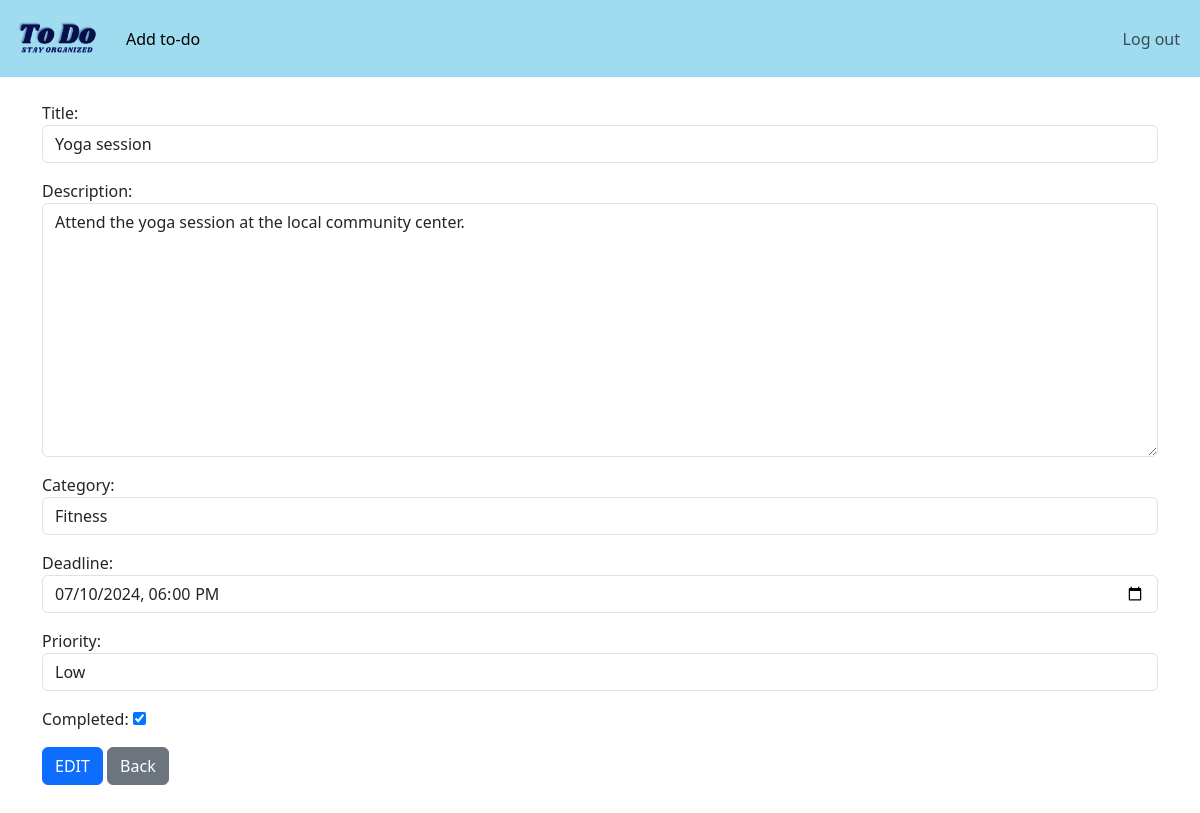
Screenshot of /task/24/edit/ (signed in) with the database file from the repository.
### website/models.py (models this page shows, shortened)
class Task(models.Model):
    PRIORITY_CHOICES = [
        ('L', 'Low'),
        ('M', 'Medium'),
        ('H', 'High'),
    ]
    user = models.ForeignKey(User, on_delete=models.CASCADE)
    created_at = models.DateTimeField(auto_now_add=True)
    title = models.CharField(max_length=100)
    description = models.TextField()
    category = models.CharField(max_length=50, blank=True, null=True)
    deadline = models.DateTimeField(blank=True, null=True)
    priority = models.CharField(max_length=1, choices=PRIORITY_CHOICES, default='M')
    completed = models.BooleanField(default=False)

### website/views.py (the view)
# urls.py: path('task/<int:pk>/edit/', views.edit_task, name = 'edit_task'),
def edit_task(request, pk):
    if request.user.is_authenticated:
        task_to_edit = get_object_or_404(Task, id=pk, user=request.user)
        form = AddATaskForm(request.POST or None, instance=task_to_edit)
        if form.is_valid():
            form.save()
            messages.success(request, "Task has been edited successfully!")
            return redirect('home')
        return render(request, 'edit_task.html', {'form': form})
    else:
        messages.success(request, "You must be logged in! Log in and try again...")
        return redirect('home')

### website/forms.py
class AddATaskForm(forms.ModelForm):
    PRIORITY_CHOICES = [
        ('L', 'Low'),
        ('M', 'Medium'),
        ('H', 'High'),
    ]
    title = forms.CharField(label="Title", widget=forms.TextInput(attrs={'class': 'form-control', 'placeholder': 'Enter task title'}))
    description = forms.CharField(label="Description", widget=forms.Textarea(attrs={'class': 'form-control', 'placeholder': 'Enter task description'}))
    category = forms.CharField(label="Category", required=False, widget=forms.TextInput(attrs={'class': 'form-control', 'placeholder': 'Enter task category'}))
    deadline = forms.DateTimeField(label="Deadline", required=False, widget=forms.DateTimeInput(attrs={'class': 'form-control', 'placeholder': 'Select deadline', 'type': 'datetime-local'}))
    priority = forms.ChoiceField(label="Priority", choices=PRIORITY_CHOICES, widget=forms.Select(attrs={'class': 'form-control'}))
    completed = forms.BooleanField(label="Completed", required=False)
    class Meta():
        model = Task
        fields = ('title', 'description', 'category', 'deadline', 'priority', 'completed')

### website/templates/edit_task.html (shortened to what this page needs)
{% extends 'base.html' %}
{% block content %}
<form method="post">
    {{ form.as_p }}
    <button type="submit" class="btn btn-primary">EDIT</button>
    <a href = "{% url 'home' %}" class = "btn btn-secondary"> Back</a>
</form>
<br/>
<br/>
<br/>
{% endblock %}

### rows the page displays
Task: title "Yoga session", description "Attend the yoga session at the local community center.", category "Fitness", deadline "07/10/2024 18:00", priority "Low", completed "☑"
